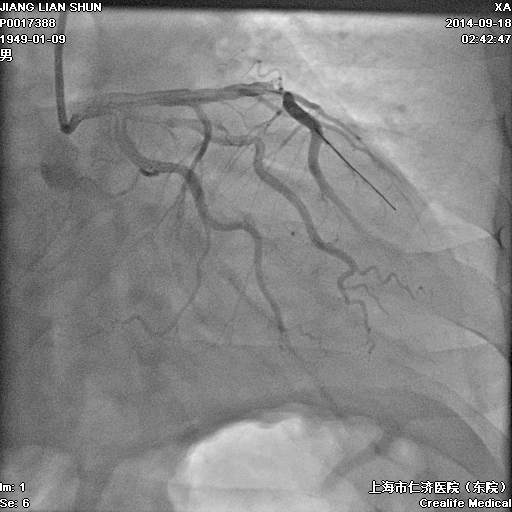
#> input picture datasets/External_30XCA/Images/volume_00/slice_00.png, 512 x 512 px; its folder holds only this picture in this run
$ python -i cmb.py   (imports and definitions only)
#> lines starting #> are read from the running program, lines starting #| are printed output that depends on the picture; after the words box and inside, x2 and y2 are one past the last pixel; in counts of white or black regions, pixels touching at a corner belong together
#> further down, picture is the input picture: shape (512, 512, 3); min 0, max 254, mean 133.8
import cv2
import numpy as np
import random
from itertools import islice, cycle
import os
import SimpleITK as sitk

# [18 lines left out: function random_contrast_gamma_transform, not called in this run]


# def transfromVessel(image_b):
#     # Randomly scale image B
#     scale_factor = random.uniform(0.85, 0.99)
#     new_size = (int(image_b.shape[1] * scale_factor), int(image_b.shape[0] * scale_factor))
#     scaled_b = cv2.resize(image_b, new_size)

#     # Create a blank canvas with the original size
#     padded_b = np.zeros_like(image_b)

#     # Calculate maximum offsets to ensure the scaled image stays within bounds
#     max_y_offset = padded_b.shape[0] - scaled_b.shape[0]
#     max_x_offset = padded_b.shape[1] - scaled_b.shape[1]

#     # Randomly calculate offsets within the valid range
#     y_offset = random.randint(0, max_y_offset)
#     x_offset = random.randint(0, max_x_offset)

#     # Place the scaled image on the blank canvas
#     padded_b[y_offset:y_offset + scaled_b.shape[0], x_offset:x_offset + scaled_b.shape[1]] = scaled_b

#     # Create a mask for dark regions in the padded image B
#     # _, mask = cv2.threshold(padded_b, 0, 255, cv2.THRESH_BINARY + cv2.THRESH_OTSU)
#     _, mask = cv2.threshold(padded_b, 20, 255, cv2.THRESH_BINARY)
#     kernel = cv2.getStructuringElement(cv2.MORPH_CROSS, (3, 3))
#     mask = cv2.morphologyEx(mask, cv2.MORPH_CLOSE, kernel)

#     # Highlight dark regions of padded B in color
#     # reversed_b = 255 - padded_b

#     return padded_b, mask

# def transfromVessel(image_b):
#     # Randomly scale image B
#     scale_factor = random.uniform(0.85, 0.99)
#     new_size = (int(image_b.shape[1] * scale_factor), int(image_b.shape[0] * scale_factor))
#     scaled_b = cv2.resize(image_b, new_size)

#     # Create a blank canvas with the original size
#     padded_b = np.zeros_like(image_b)

#     # Calculate maximum offsets to ensure the scaled image stays within bounds
#     max_y_offset = padded_b.shape[0] - scaled_b.shape[0]
#     max_x_offset = padded_b.shape[1] - scaled_b.shape[1]

#     # Randomly calculate offsets within the valid range
#     y_offset = random.randint(0, max_y_offset)
#     x_offset = random.randint(0, max_x_offset)

#     # Place the scaled image on the blank canvas
#     padded_b[y_offset:y_offset + scaled_b.shape[0], x_offset:x_offset + scaled_b.shape[1]] = scaled_b

#     # Create a mask for dark regions in the padded image B
#     _, mask = cv2.threshold(padded_b, 20, 255, cv2.THRESH_BINARY)
#     kernel = cv2.getStructuringElement(cv2.MORPH_CROSS, (3, 3))
#     mask = cv2.morphologyEx(mask, cv2.MORPH_CLOSE, kernel)

#     # Randomly rotate the image and mask (0, 90, 180, 270 degrees)
#     angle = random.choice([0, 90, 180, 270])
#     if angle > 0:
#         rotated_b = cv2.rotate(padded_b, {90: cv2.ROTATE_90_CLOCKWISE,
#                                           180: cv2.ROTATE_180,
#                                           270: cv2.ROTATE_90_COUNTERCLOCKWISE}[angle])
#         rotated_mask = cv2.rotate(mask, {90: cv2.ROTATE_90_CLOCKWISE,
#                                          180: cv2.ROTATE_180,
#                                          270: cv2.ROTATE_90_COUNTERCLOCKWISE}[angle])
#     else:
#         rotated_b, rotated_mask = padded_b, mask

#     return rotated_b, rotated_mask

import cv2
import random
import numpy as np

def add_quantum_noise(image, dose_range=(0.2, 0.8)):
    """添加X射线量子噪声"""
    dose_factor = random.uniform(*dose_range)
    max_val = image.max()
    scaled = image * dose_factor
    noisy = np.random.poisson(scaled) / dose_factor
    return np.clip(noisy, 0, max_val).astype(image.dtype)

def add_structural_noise(image, mask):
    """添加血管结构相关噪声"""
    # 血管边缘模糊
    if random.random() > 0.2:
        kernel_size = random.choice([3,5,7])
        image = cv2.GaussianBlur(image, (kernel_size, kernel_size), 0)

    # 生成血流伪影
    if random.random() > 0.2:
        direction = random.choice(['h', 'v'])
        kernel = np.zeros((15,15))
        center = 7
        if direction == 'h':
            kernel[center,:] = 1
        else:
            kernel[:,center] = 1
        kernel /= kernel.sum()
        streak = cv2.filter2D(mask, -1, kernel)
        image = cv2.addWeighted(image, 0.8, streak, 0.2, 0)

    return image

def add_sensor_noise(image):
    """添加传感器相关噪声"""
    # 高斯电子噪声
    sigma = random.uniform(0.02, 0.08)
    gaussian = np.random.normal(0, sigma, image.shape)

    # PRNU像素响应差异
    prnu = 1 + np.random.normal(0, 0.03, image.shape)

    # 暗电流噪声
    dark = np.random.uniform(0, 0.05, image.shape)

    noisy = image * prnu + gaussian*255 + dark*255
    return np.clip(noisy, 0, 255).astype(image.dtype)

def transfromVessel(image_b):
    # 原始几何变换流程
    scale_factor = random.uniform(0.7, 0.99)
    new_size = (int(image_b.shape[1] * scale_factor),
               int(image_b.shape[0] * scale_factor))
#> new_size = (483, 483)
    scaled_b = cv2.resize(image_b, new_size)

    padded_b = np.zeros_like(image_b)
    max_y = padded_b.shape[0] - scaled_b.shape[0]
#> max_y = 29
    max_x = padded_b.shape[1] - scaled_b.shape[1]
#> max_x = 29
    y_offset = random.randint(0, max_y)
#> y_offset = 24
    x_offset = random.randint(0, max_x)
#> x_offset = 28
    padded_b[y_offset:y_offset+scaled_b.shape[0],
             x_offset:x_offset+scaled_b.shape[1]] = scaled_b
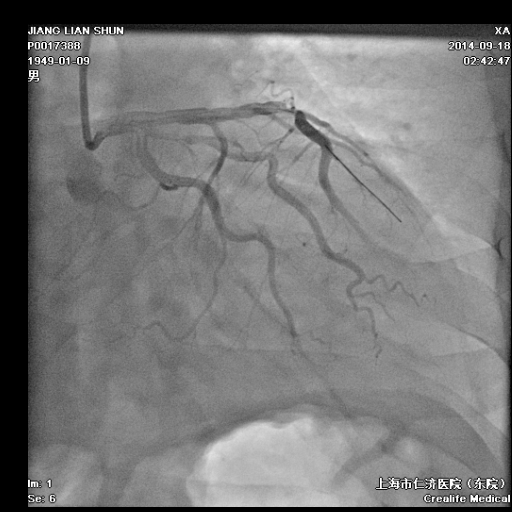
#> padded_b: shape (512, 512, 3); min 0, max 254, mean 118.9

    # 生成初始掩膜
    _, mask = cv2.threshold(padded_b, 20, 255, cv2.THRESH_BINARY)
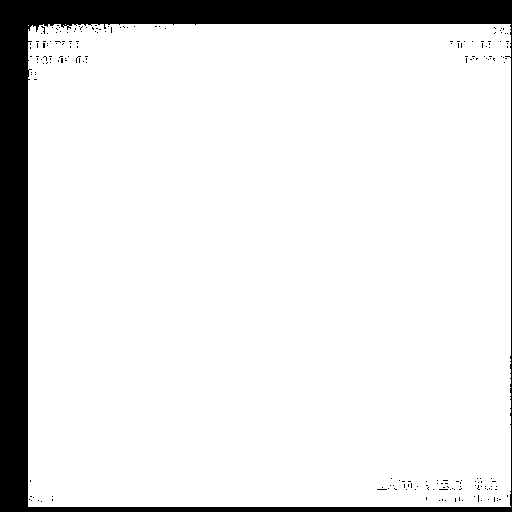
#> mask: shape (512, 512, 3); 88.8% white; 200 black regions (199 under 20 px), largest, box (x1, y1, x2, y2) and area: (0, 0, 512, 512) 29045
    kernel = cv2.getStructuringElement(cv2.MORPH_CROSS, (3,3))
    mask = cv2.morphologyEx(mask, cv2.MORPH_CLOSE, kernel)
#> mask: shape (512, 512, 3); 89.1% white; 11 black regions (9 under 20 px), largest, box (x1, y1, x2, y2) and area: (0, 0, 512, 512) 28507, (510, 355, 512, 370) 24

    # 随机旋转
    angle = random.choice([0, 90, 180, 270])
    if angle > 0:
        rotate_code = {
            90: cv2.ROTATE_90_CLOCKWISE,
            180: cv2.ROTATE_180,
            270: cv2.ROTATE_90_COUNTERCLOCKWISE
        }[angle]
        rotated_b = cv2.rotate(padded_b, rotate_code)
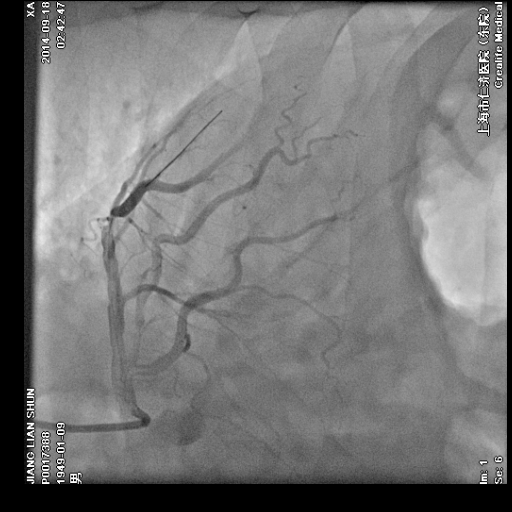
#> rotated_b: shape (512, 512, 3); min 0, max 254, mean 118.9
        rotated_mask = cv2.rotate(mask, rotate_code)
#> rotated_mask: shape (512, 512, 3); 89.1% white; 11 black regions (9 under 20 px), largest, box (x1, y1, x2, y2) and area: (0, 0, 512, 512) 28507, (355, 0, 370, 2) 24
    else:
        rotated_b, rotated_mask = padded_b, mask

    # ==== 新增噪声处理流程 ====
    # 步骤1：添加解剖结构相关噪声
    rotated_b_struct = add_structural_noise(rotated_b, rotated_mask)
#> in add_structural_noise, `image = cv2.addWeighted(image, 0.8, streak, 0.2, 0)`:
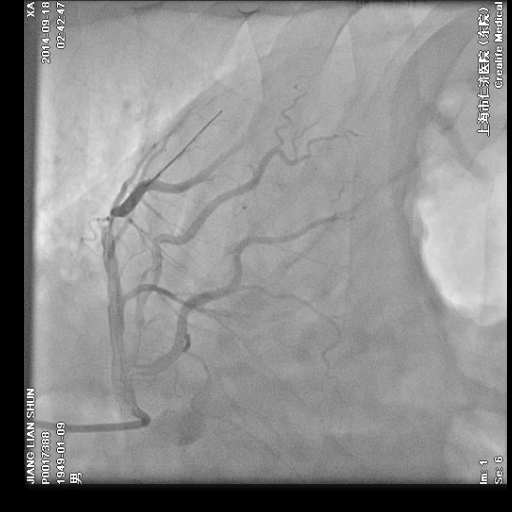
#> image: shape (512, 512, 3); min 0, max 254, mean 140.6

    # 步骤2：添加量子噪声（需要转换为浮点型）
    rotated_b_float = rotated_b_struct.astype(np.float32)
    rotated_b_float = add_quantum_noise(rotated_b_float)
#> in add_quantum_noise, `max_val = image.max()`: max_val = 254
#> in add_quantum_noise, `scaled = image * dose_factor`:
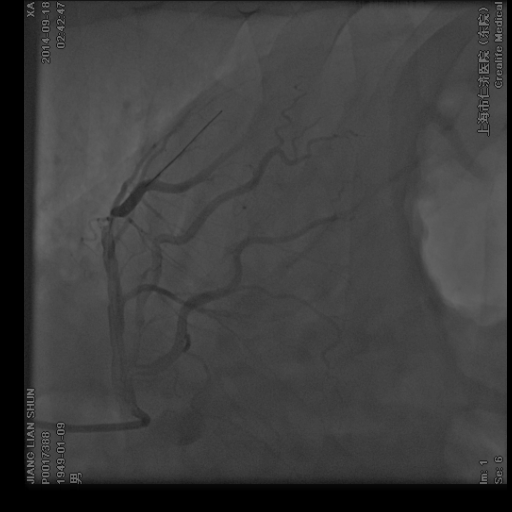
#> scaled: shape (512, 512, 3) float32; min 0, max 112.5, mean 62.3
#> in add_quantum_noise, `noisy = np.random.poisson(scaled) / dose_factor`:
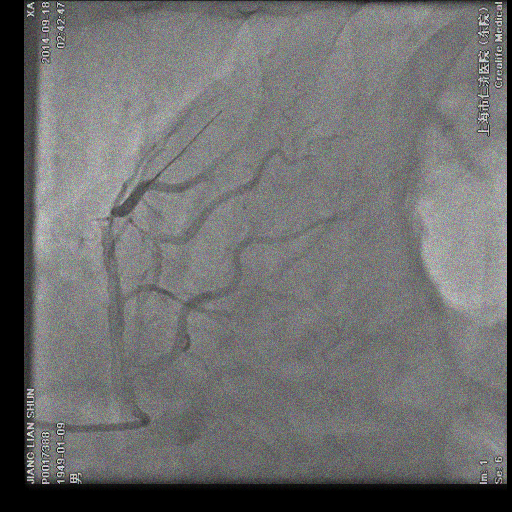
#> noisy: shape (512, 512, 3) float64; mean B, G, R 140.5, 140.6, 140.6; drawn with min black and max white

    # 步骤3：添加传感器噪声
    rotated_b_noisy = add_sensor_noise(rotated_b_float)

    # 步骤4：组织纹理噪声
    if random.random() > 0.2:
        texture = cv2.GaussianBlur(np.random.randn(*rotated_b.shape), (51,51), 0)
        rotated_b_noisy = rotated_b_noisy * 0.9 + texture * 0.1 * 255

    # 最终裁剪和类型转换
    final_image = np.clip(rotated_b_noisy, 0, 255).astype(np.uint8)
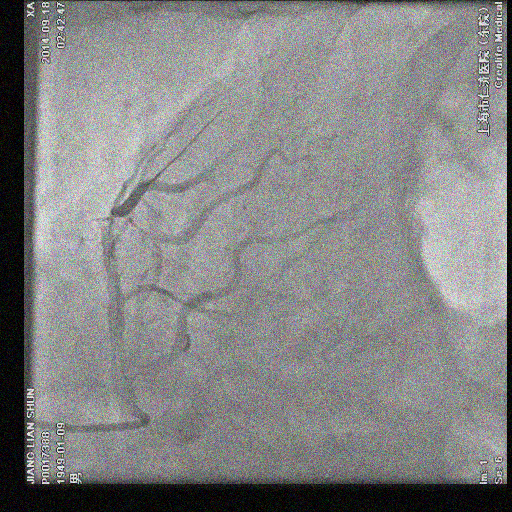
#> final_image: shape (512, 512, 3); mean B, G, R 132.1, 132.1, 132

    return final_image, rotated_mask,rotated_b


# [146 lines left out: functions normlized_img, random_process_image, fuse_images_with_scaling_sameBackground, process_image, not called in this run]

# Example usage

from tqdm import tqdm
# Example usage
path_vessel = '/mydata/myProject/21.CAS/synthetic-ddsa/outputProject/CA4'
path_frame = 'data/Private/firstFrame_clean_deleteBad'
savePath = '/mydata/myProject/21.CAS/output/Combined4/sameBackground_augmentedVessel_strong2/Train'

# [1 line that did not run here, left out]
# [1 line that did not run here, left out]

# [1 line that did not run here, left out]


# [1 line that did not run here, left out]

# [10 lines of commented-out code are left out]


# [11 lines not run here, left out]

>>> import cv2
>>> picture = cv2.imread('../datasets/External_30XCA/Images/volume_00/slice_00.png')
>>> result = transfromVessel(picture)
